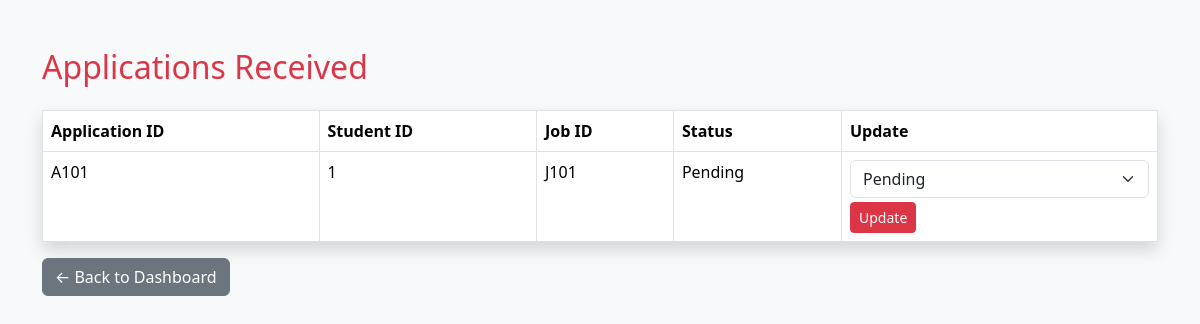
The app's page /company/applications (signed in) with its own data.
### tables this page shows
CREATE TABLE applications(
            application_id TEXT PRIMARY KEY,
            student_id TEXT,
            job_id TEXT,
            status TEXT
        );

### app.py (the view)
@app.route("/company/applications")
def company_applications():
    if "company_id" not in session:
        return redirect("/company/login")
    company_id = session["company_id"]
    conn = get_connection()
    cursor = conn.cursor()
    cursor.execute("""
        SELECT applications.application_id,
               applications.student_id,
               applications.job_id,
               applications.status
        FROM applications
        JOIN jobs ON applications.job_id = jobs.job_id
        WHERE jobs.company_id = ?
    """, (company_id,))
    applications = cursor.fetchall()
    conn.close()
    return render_template("companyapplications.html", applications=applications)

### app.py (called while the page is built)
def get_connection():
    return sqlite3.connect(
        r"C:\Users\binnu\OneDrive\Desktop\iit_project\placement.db",
        timeout=10,
        check_same_thread=False
    )

### templates/companyapplications.html (shortened to what this page needs)
<!DOCTYPE html>
<html>
<head>
    <link href="https://cdn.jsdelivr.net/npm/bootstrap@5.3.3/dist/css/bootstrap.min.css" rel="stylesheet">
</head>
<body class="bg-light">
<div class="container py-5">
    <h2 class="text-danger mb-4">Applications Received</h2>
    <table class="table table-bordered shadow">
        <tr>
            <th>Application ID</th>
            <th>Student ID</th>
            <th>Job ID</th>
            <th>Status</th>
            <th>Update</th>
        </tr>
        {% for app in applications %}
        <tr>
            <td>{{ app[0] }}</td>
            <td>{{ app[1] }}</td>
            <td>{{ app[2] }}</td>
            <td>{{ app[3] }}</td>
            <td>
                <form method="POST" action="/company/application/update/{{ app[0] }}">
                    <select name="status" class="form-select mb-1">
                        <option>Pending</option>
                    </select>
                    <button class="btn btn-danger btn-sm">Update</button>
                </form>
            </td>
        </tr>
        {% endfor %}
    </table>
<div class="mt-3">
    <a href="/company/dashboard" class="btn btn-secondary">
        ← Back to Dashboard
    </a>
</div>
</div>
</body>
</html>

### records on screen
applications: application_id "A101", student "1", job "J101", status "Pending"
